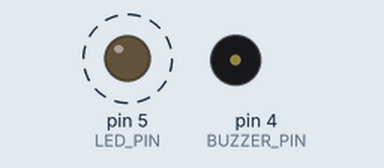
Bench run of a sketch on a simulated Arduino Uno, built with avr-gcc and run on an emulated ATmega328P. On the bench: output pins drawn as LEDs (lit = HIGH), buzzer (waves = sounding). Dashed ring = blinking. What the sketch prints to the serial monitor is not drawn.

Above: at 0.12 s.
Timing chart, 0 to 3.0 s (numbered marks = the images above):
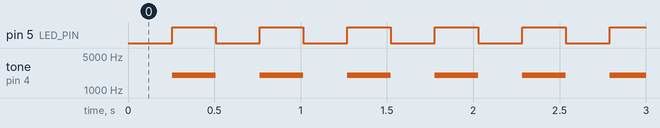

Measured:
- by itself, pin 5 (LED_PIN): alternates HIGH for 0.25 s and LOW for 0.25 s
- by itself, tone on pin 4 (BUZZER_PIN): alternates 2000 Hz for 0.25 s and silent for 0.25 s

The sketch:

laser_alarm.ino
```cpp
#include <RCSwitch.h>

// ----- Pin tanımları -----
const uint8_t PIN_RX     = 2;   // 433MHz alıcı data (interrupt destekli pin)
const uint8_t BUZZER_PIN = 4;   // Buzzer (tone/noTone ile kullanacağız)
const uint8_t LED_PIN    = 5;   // Alarm LED
const uint8_t LDR_PIN    = A0;  // LDR analog giriş

// ----- RF kodları (sana verdiğin değerler) -----
const unsigned long RF_MUTE_CODE  = 4544259UL;  // 1. tuş -> Mute (sistem susacak)
const unsigned long RF_RESET_CODE = 4544268UL;  // 2. tuş -> Reset (sistemi başa döndür)

// ----- LDR eşik -----
const int LDR_THRESHOLD = 650; // Analog okuma < 650 ise alarm setlenecek

// ----- Alarm durumları -----
bool muted = false;          // true ise sistem susturulmuş (LDR tetiklemeyecek)
bool alarmLatched = false;   // true ise alarm setlenmiş (latch), sadece reset ile kapanır

// ----- RCSwitch -----
RCSwitch rc;

// ----- Debounce / zamanlama -----
unsigned long lastRfMillis = 0;
const unsigned long RF_DEBOUNCE_MS = 300; // aynı kodu kısa sürede tekrar ignore et

// ----- Alarm ses/led zamanlaması (non-blocking) -----
unsigned long lastAlarmToggle = 0;
const unsigned long ALARM_ON_MS  = 250;
const unsigned long ALARM_OFF_MS = 250;
bool alarmStateOn = false; // şu an LED/buzzer açık mı?

void setup() {
  Serial.begin(115200);

  // Pinler
  pinMode(BUZZER_PIN, OUTPUT);
  pinMode(LED_PIN, OUTPUT);
  digitalWrite(BUZZER_PIN, LOW);
  digitalWrite(LED_PIN, LOW);

  // RF receiver
  rc.enableReceive(digitalPinToInterrupt(PIN_RX)); // D2 için interrupt
  // Eğer transmit kullanılmayacaksa enableTransmit çağırmaya gerek yok.

  Serial.println(F("Başladı: LDR alarmı, RF mute/reset kontrolü"));
  Serial.print(F("LDR threshold = ")); Serial.println(LDR_THRESHOLD);
}

void loop() {
  // 1) RF gelen paketleri kontrol et
  if (rc.available()) {
    unsigned long v = rc.getReceivedValue();
    int bits = rc.getReceivedBitlength();
    int proto = rc.getReceivedProtocol();

    unsigned long now = millis();
    // Basit debounce: çok hızlı tekrarlanan RF paketleri yoksay
    if (now - lastRfMillis > RF_DEBOUNCE_MS) {
      lastRfMillis = now;
      Serial.print(F("RF alindi: val=")); Serial.print(v);
      Serial.print(F(" bits=")); Serial.print(bits);
      Serial.print(F(" proto=")); Serial.println(proto);

      if (v == RF_MUTE_CODE) {
        // Mute: sistemi tamamen sustur
        muted = true;
        alarmLatched = false; // varsa aktif alarmı durdur
        stopAlarmImmediate();
        Serial.println(F("RF: MUTE etkin. Sistem susturuldu."));
      } else if (v == RF_RESET_CODE) {
        // Reset: sisteme başa dön
        muted = false;
        alarmLatched = false;
        stopAlarmImmediate();
        Serial.println(F("RF: RESET. Sistem başa döndü (mute kaldırıldı, alarm sıfırlandı)."));
      } else {
        Serial.println(F("RF: tanımlı değil, yok sayildi."));
      }
    } // debounce sonu

    rc.resetAvailable();
  }

  // 2) LDR oku ve alarm tetikle
  if (!muted && !alarmLatched) {
    int ldr = analogRead(LDR_PIN);
    // ldr değeri 0..1023. Koşul: eğer < 650 ise alarm set (latch)
    if (ldr < LDR_THRESHOLD) {
      alarmLatched = true;
      Serial.print(F("LDR trigger! deger=")); Serial.println(ldr);
      // alarm hemen başlayacak; alarmLatched true olduğu için alarm döngüsü yürütecek
      lastAlarmToggle = millis(); // alarm zamanlayıcısını sıfırla
      alarmStateOn = false; // toggle ile hemen açılacak
    }
  }

  // 3) Eğer alarm latched ise alarm efektini çalıştır (non-blocking)
  if (alarmLatched && !muted) {
    runAlarmCycle();
  } else {
    // Eğer alarm latched değil veya sistem muted ise alarm kapalı tutulmalı
    if (alarmStateOn) {
      stopAlarmImmediate();
    }
  }

  // küçük gecikme (çok sık loop etmeyi engellemek için) - değilse sorun yok
  delay(5);
}

// ----- Alarm efektini non-blocking çalıştır -----
void runAlarmCycle() {
  unsigned long now = millis();
  if (!alarmStateOn) {
    // şu an kapalı, açma zamanı mı?
    if (now - lastAlarmToggle >= ALARM_OFF_MS) {
      // aç
      digitalWrite(LED_PIN, HIGH);
      tone(BUZZER_PIN, 2000); // 2kHz bip; pasif buzzer için tone kullan; aktif buzzer ise HIGH/LOW ile değiştir
      alarmStateOn = true;
      lastAlarmToggle = now;
    }
  } else {
    // şu an açık, kapama zamanı mı?
    if (now - lastAlarmToggle >= ALARM_ON_MS) {
      // kapa
      digitalWrite(LED_PIN, LOW);
      noTone(BUZZER_PIN);
      alarmStateOn = false;
      lastAlarmToggle = now;
    }
  }
}

// ----- Alarmı hemen durdur ve tüm çıktıları kapat -----
void stopAlarmImmediate() {
  noTone(BUZZER_PIN);
  digitalWrite(LED_PIN, LOW);
  alarmStateOn = false;
  lastAlarmToggle = millis();
}
```
